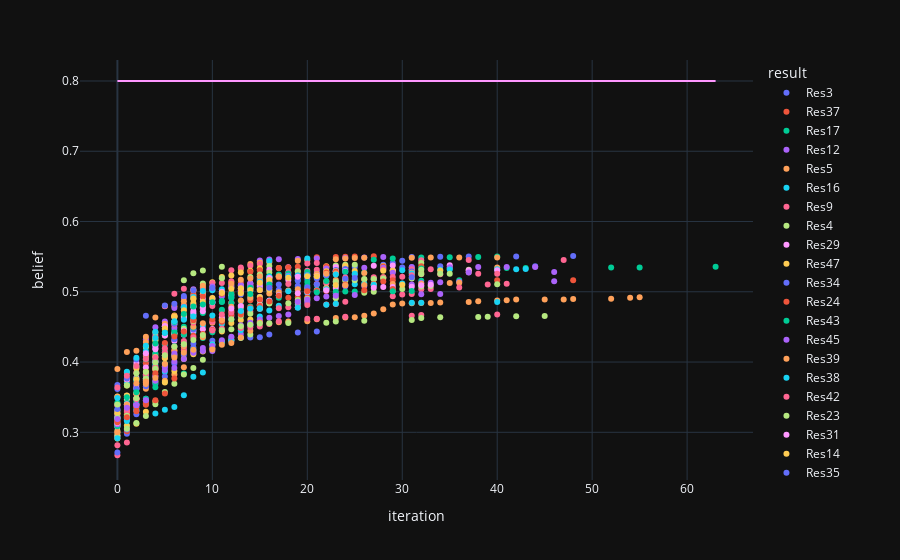

Source (notebook cell):
### Code cell
belief_evol = []
did_not_converge = 0
total = 0
for i, r in enumerate(results):
    for t in r.trajectory:
        total += 1
        belief = r.trajectory[t]['final_belief']
        if np.max(sp.spatial.distance.pdist(belief.reshape(-1,1), metric='euclidean')) > 1e-5:
            did_not_converge += 1

        belief_evol.append({'belief': np.mean(belief), 'result': f'Res{i}', 'iteration': t})

print('Did not converge share:', did_not_converge / total)
belief_evol = pd.DataFrame(belief_evol).sort_values('belief', ascending=False)
fig = px.scatter(belief_evol, x='iteration', y='belief', color='result', render_mode='svg')
fig.add_trace(go.Scatter(x=[0, belief_evol['iteration'].max()], y=[correct_belief, correct_belief], mode='lines', name='Correct belief'))
fig.show()

### Figure 1 — Plotly figure (JSON) as saved in the notebook; plotly's stock layout.template omitted (floating-point values rounded to 4 significant figures)
{"data": [{"hovertemplate": "result=Res3<br>iteration=%{x}<br>belief=%{y}<extra></extra>", "legendgroup": "Res3", "marker": {"color": "#636efa", "symbol": "circle"}, "mode": "markers", "name": "Res3", "orientation": "v", "showlegend": true, "x": [48, 42, 37, 34, 31, 30, 29, 28, 25, 24, 23, 22, 21, 19, 16, 15, 14, 13, 12, 10, 8, 5, 4, 0], "xaxis": "x", "y": [0.5508, 0.5502, 0.5501, 0.5497, 0.5495, 0.5442, 0.5408, 0.5386, 0.5353, 0.5331, 0.5301, 0.5268, 0.4436, 0.442, 0.4393, 0.4354, 0.4349, 0.4348, 0.4348, 0.4302, 0.4262, 0.4252, 0.4007, 0.3617], "yaxis": "y", "type": "scatter"}, {"hovertemplate": "result=Res37<br>iteration=%{x}<br>belief=%{y}<extra></extra>", "legendgroup": "Res37", "marker": {"color": "#EF553B", "symbol": "circle"}, "mode": "markers", "name": "Res37", "orientation": "v", "showlegend": true, "x": [27, 25, 24, 23, 21, 16, 15, 14, 12, 11, 8, 7, 6, 4, 2, 1, 0], "xaxis": "x", "y": [0.5504, 0.5501, 0.5497, 0.5494, 0.5491, 0.5084, 0.5028, 0.496, 0.4845, 0.4732, 0.4648, 0.4431, 0.4154, 0.3888, 0.3479, 0.3277, 0.309], "yaxis": "y", "type": "scatter"}, {"hovertemplate": "result=Res17<br>iteration=%{x}<br>belief=%{y}<extra></extra>", "legendgroup": "Res17", "marker": {"color": "#00cc96", "symbol": "circle"}, "mode": "markers", "name": "Res17", "orientation": "v", "showlegend": true, "x": [40, 38, 35, 32, 29, 27, 26, 23, 22, 21, 20, 19, 17, 16, 14, 8, 7, 6, 4, 3, 2, 1, 0], "xaxis": "x", "y": [0.5501, 0.5495, 0.549, 0.5489, 0.5475, 0.5456, 0.5273, 0.5253, 0.5236, 0.5098, 0.5091, 0.506, 0.4914, 0.4859, 0.4792, 0.4624, 0.4502, 0.4453, 0.4092, 0.34, 0.3306, 0.3096, 0.2991], "yaxis": "y", "type": "scatter"}, {"hovertemplate": "result=Res12<br>iteration=%{x}<br>belief=%{y}<extra></extra>", "legendgroup": "Res12", "marker": {"color": "#ab63fa", "symbol": "circle"}, "mode": "markers", "name": "Res12", "orientation": "v", "showlegend": true, "x": [28, 26, 24, 21, 19, 17, 16, 15, 14, 13, 11, 10, 9, 8, 7, 6, 4, 3, 2, 1, 0], "xaxis": "x", "y": [0.5494, 0.5489, 0.5482, 0.5474, 0.5468, 0.5462, 0.5459, 0.5446, 0.507, 0.5018, 0.4931, 0.4894, 0.4814, 0.4798, 0.4615, 0.4487, 0.4387, 0.4326, 0.3925, 0.3522, 0.3074], "yaxis": "y", "type": "scatter"}, {"hovertemplate": "result=Res5<br>iteration=%{x}<br>belief=%{y}<extra></extra>", "legendgroup": "Res5", "marker": {"color": "#FFA15A", "symbol": "circle"}, "mode": "markers", "name": "Res5", "orientation": "v", "showlegend": true, "x": [40, 36, 33, 31, 26, 25, 24, 23, 20, 19, 16, 15, 14, 13, 12, 10, 9, 8, 7, 6, 4, 3, 2, 1, 0], "xaxis": "x", "y": [0.5488, 0.5487, 0.5487, 0.5486, 0.5485, 0.5482, 0.5475, 0.5465, 0.5448, 0.5442, 0.542, 0.5415, 0.5395, 0.5323, 0.5067, 0.5033, 0.496, 0.496, 0.481, 0.4794, 0.4635, 0.4361, 0.4161, 0.3851, 0.3406], "yaxis": "y", "type": "scatter"}, {"hovertemplate": "result=Res16<br>iteration=%{x}<br>belief=%{y}<extra></extra>", "legendgroup": "Res16", "marker": {"color": "#19d3f3", "symbol": "circle"}, "mode": "markers", "name": "Res16", "orientation": "v", "showlegend": true, "x": [20, 16, 15, 13, 12, 10, 9, 8, 6, 5, 1, 0], "xaxis": "x", "y": [0.5475, 0.5438, 0.5168, 0.5087, 0.4941, 0.4856, 0.4774, 0.4676, 0.4543, 0.3863, 0.374, 0.3199], "yaxis": "y", "type": "scatter"}, {"hovertemplate": "result=Res9<br>iteration=%{x}<br>belief=%{y}<extra></extra>", "legendgroup": "Res9", "marker": {"color": "#FF6692", "symbol": "circle"}, "mode": "markers", "name": "Res9", "orientation": "v", "showlegend": true, "x": [47, 37, 32, 21, 20, 15, 14, 13, 12, 11, 9, 8, 7, 6, 5, 4, 3, 2, 1, 0], "xaxis": "x", "y": [0.5453, 0.5452, 0.5449, 0.5409, 0.5404, 0.5394, 0.537, 0.5346, 0.5307, 0.4975, 0.4964, 0.4942, 0.4796, 0.4536, 0.4524, 0.4361, 0.3713, 0.3406, 0.2855, 0.2673], "yaxis": "y", "type": "scatter"}, {"hovertemplate": "result=Res4<br>iteration=%{x}<br>belief=%{y}<extra></extra>", "legendgroup": "Res4", "marker": {"color": "#B6E880", "symbol": "circle"}, "mode": "markers", "name": "Res4", "orientation": "v", "showlegend": true, "x": [32, 25, 24, 23, 16, 11, 9, 8, 7, 5, 4, 3, 2, 1, 0], "xaxis": "x", "y": [0.541, 0.5384, 0.5384, 0.5374, 0.5369, 0.5357, 0.5302, 0.5265, 0.5165, 0.4796, 0.4423, 0.4219, 0.3948, 0.3518, 0.3021], "yaxis": "y", "type": "scatter"}, {"hovertemplate": "result=Res29<br>iteration=%{x}<br>belief=%{y}<extra></extra>", "legendgroup": "Res29", "marker": {"color": "#FF97FF", "symbol": "circle"}, "mode": "markers", "name": "Res29", "orientation": "v", "showlegend": true, "x": [35, 29, 27, 24, 23, 22, 18, 16, 15, 14, 12, 10, 9, 8, 7, 6, 5, 4, 3, 2, 1, 0], "xaxis": "x", "y": [0.5376, 0.5376, 0.5371, 0.5357, 0.5354, 0.5353, 0.5349, 0.5315, 0.5216, 0.512, 0.4959, 0.4904, 0.49, 0.4785, 0.4388, 0.4301, 0.4073, 0.4005, 0.3741, 0.3482, 0.3395, 0.3105], "yaxis": "y", "type": "scatter"}, {"hovertemplate": "result=Res47<br>iteration=%{x}<br>belief=%{y}<extra></extra>", "legendgroup": "Res47", "marker": {"color": "#FECB52", "symbol": "circle"}, "mode": "markers", "name": "Res47", "orientation": "v", "showlegend": true, "x": [28, 24, 22, 17, 15, 14, 13, 12, 11, 10, 9, 8, 7, 6, 5, 4, 3, 2, 1, 0], "xaxis": "x", "y": [0.5368, 0.5366, 0.5363, 0.5339, 0.5335, 0.5299, 0.5274, 0.5232, 0.5211, 0.5136, 0.5, 0.4897, 0.4781, 0.4664, 0.4469, 0.4308, 0.4087, 0.3474, 0.3258, 0.3094], "yaxis": "y", "type": "scatter"}, {"hovertemplate": "result=Res34<br>iteration=%{x}<br>belief=%{y}<extra></extra>", "legendgroup": "Res34", "marker": {"color": "#636efa", "symbol": "circle"}, "mode": "markers", "name": "Res34", "orientation": "v", "showlegend": true, "x": [44, 34, 31, 30, 28, 24, 23, 22, 21, 20, 17, 16, 15, 14, 13, 11, 8, 7, 6, 5, 4, 3, 2, 1, 0], "xaxis": "x", "y": [0.5364, 0.5363, 0.5354, 0.5346, 0.5334, 0.5325, 0.5309, 0.5293, 0.5281, 0.5261, 0.5028, 0.5026, 0.4929, 0.4902, 0.4722, 0.4617, 0.4208, 0.4101, 0.3979, 0.3793, 0.3688, 0.3479, 0.3257, 0.2981, 0.2941], "yaxis": "y", "type": "scatter"}, {"hovertemplate": "result=Res24<br>iteration=%{x}<br>belief=%{y}<extra></extra>", "legendgroup": "Res24", "marker": {"color": "#EF553B", "symbol": "circle"}, "mode": "markers", "name": "Res24", "orientation": "v", "showlegend": true, "x": [32, 28, 22, 19, 18, 17, 15, 14, 13, 12, 10, 9, 8, 7, 6, 5, 4, 3, 2, 1, 0], "xaxis": "x", "y": [0.5362, 0.5361, 0.5359, 0.5356, 0.5345, 0.534, 0.5308, 0.5286, 0.5133, 0.5132, 0.5082, 0.5065, 0.5004, 0.4632, 0.4409, 0.4163, 0.3803, 0.343, 0.3357, 0.3015, 0.3002], "yaxis": "y", "type": "scatter"}, {"hovertemplate": "result=Res43<br>iteration=%{x}<br>belief=%{y}<extra></extra>", "legendgroup": "Res43", "marker": {"color": "#00cc96", "symbol": "circle"}, "mode": "markers", "name": "Res43", "orientation": "v", "showlegend": true, "x": [63, 55, 52, 43, 41, 35, 32, 31, 23, 22, 21, 19, 15, 14, 13, 11, 10, 9, 8, 7, 5, 4, 2, 1, 0], "xaxis": "x", "y": [0.5355, 0.5347, 0.5345, 0.5338, 0.5338, 0.5333, 0.5331, 0.5299, 0.5285, 0.523, 0.5218, 0.5161, 0.5155, 0.4929, 0.4772, 0.4599, 0.4425, 0.4342, 0.4174, 0.3839, 0.3721, 0.3641, 0.3327, 0.3214, 0.3088], "yaxis": "y", "type": "scatter"}, {"hovertemplate": "result=Res45<br>iteration=%{x}<br>belief=%{y}<extra></extra>", "legendgroup": "Res45", "marker": {"color": "#ab63fa", "symbol": "circle"}, "mode": "markers", "name": "Res45", "orientation": "v", "showlegend": true, "x": [44, 41, 38, 35, 31, 28, 26, 22, 20, 19, 17, 16, 15, 14, 13, 12, 11, 10, 8, 7, 6, 5, 4, 3, 2, 1, 0], "xaxis": "x", "y": [0.5353, 0.5353, 0.5351, 0.535, 0.5348, 0.5343, 0.5341, 0.5331, 0.5249, 0.5232, 0.5232, 0.5213, 0.5191, 0.5101, 0.5087, 0.506, 0.4963, 0.485, 0.466, 0.4187, 0.4008, 0.3942, 0.3925, 0.377, 0.3665, 0.3374, 0.3218], "yaxis": "y", "type": "scatter"}, {"hovertemplate": "result=Res39<br>iteration=%{x}<br>belief=%{y}<extra></extra>", "legendgroup": "Res39", "marker": {"color": "#FFA15A", "symbol": "circle"}, "mode": "markers", "name": "Res39", "orientation": "v", "showlegend": true, "x": [40, 37, 32, 28, 27, 26, 24, 23, 22, 16, 15, 14, 13, 12, 11, 10, 9, 8, 7, 6, 5, 4, 3, 2, 1, 0], "xaxis": "x", "y": [0.5344, 0.5277, 0.5272, 0.5206, 0.5179, 0.5176, 0.5175, 0.5169, 0.5149, 0.5129, 0.5107, 0.5082, 0.4782, 0.4727, 0.4598, 0.4458, 0.4352, 0.4143, 0.3925, 0.3822, 0.3734, 0.3719, 0.362, 0.3549, 0.3317, 0.3163], "yaxis": "y", "type": "scatter"}, {"hovertemplate": "result=Res38<br>iteration=%{x}<br>belief=%{y}<extra></extra>", "legendgroup": "Res38", "marker": {"color": "#19d3f3", "symbol": "circle"}, "mode": "markers", "name": "Res38", "orientation": "v", "showlegend": true, "x": [43, 42, 40, 35, 34, 31, 30, 27, 26, 25, 24, 23, 22, 21, 20, 19, 17, 16, 15, 12, 11, 9, 8, 7, 5, 4, 3, 2, 1, 0], "xaxis": "x", "y": [0.5324, 0.5321, 0.5319, 0.5317, 0.5314, 0.5309, 0.5305, 0.5187, 0.5116, 0.5107, 0.5095, 0.5084, 0.5043, 0.5027, 0.4984, 0.4818, 0.4802, 0.4734, 0.4649, 0.4605, 0.454, 0.4515, 0.4424, 0.4285, 0.4096, 0.3959, 0.3761, 0.3616, 0.3225, 0.3118], "yaxis": "y", "type": "scatter"}, {"hovertemplate": "result=Res42<br>iteration=%{x}<br>belief=%{y}<extra></extra>", "legendgroup": "Res42", "marker": {"color": "#FF6692", "symbol": "circle"}, "mode": "markers", "name": "Res42", "orientation": "v", "showlegend": true, "x": [33, 31, 28, 21, 20, 19, 18, 17, 16, 15, 12, 11, 10, 9, 7, 6, 5, 4, 3, 2, 0], "xaxis": "x", "y": [0.532, 0.5319, 0.5316, 0.5315, 0.5301, 0.5297, 0.5277, 0.5212, 0.5208, 0.5168, 0.5149, 0.5125, 0.5124, 0.5044, 0.5043, 0.4973, 0.4794, 0.4198, 0.4105, 0.3853, 0.3253], "yaxis": "y", "type": "scatter"}, {"hovertemplate": "result=Res23<br>iteration=%{x}<br>belief=%{y}<extra></extra>", "legendgroup": "Res23", "marker": {"color": "#B6E880", "symbol": "circle"}, "mode": "markers", "name": "Res23", "orientation": "v", "showlegend": true, "x": [37, 32, 29, 23, 19, 16, 15, 14, 11, 9, 8, 7, 6, 5, 4, 3, 2, 1, 0], "xaxis": "x", "y": [0.5314, 0.5312, 0.5299, 0.5294, 0.529, 0.5274, 0.5244, 0.521, 0.5192, 0.5119, 0.4789, 0.4474, 0.4393, 0.4377, 0.4319, 0.4218, 0.3555, 0.347, 0.327], "yaxis": "y", "type": "scatter"}, {"hovertemplate": "result=Res31<br>iteration=%{x}<br>belief=%{y}<extra></extra>", "legendgroup": "Res31", "marker": {"color": "#FF97FF", "symbol": "circle"}, "mode": "markers", "name": "Res31", "orientation": "v", "showlegend": true, "x": [40, 37, 29, 24, 23, 22, 21, 18, 16, 15, 14, 13, 12, 11, 10, 9, 8, 7, 6, 5, 4, 3, 2, 1, 0], "xaxis": "x", "y": [0.5308, 0.5305, 0.5303, 0.5295, 0.5288, 0.5243, 0.5207, 0.5167, 0.5143, 0.4881, 0.4764, 0.4702, 0.4654, 0.4634, 0.4471, 0.4467, 0.445, 0.4446, 0.4409, 0.4377, 0.4234, 0.3803, 0.3775, 0.3493, 0.3386], "yaxis": "y", "type": "scatter"}, {"hovertemplate": "result=Res14<br>iteration=%{x}<br>belief=%{y}<extra></extra>", "legendgroup": "Res14", "marker": {"color": "#FECB52", "symbol": "circle"}, "mode": "markers", "name": "Res14", "orientation": "v", "showlegend": true, "x": [34, 29, 28, 25, 22, 21, 20, 17, 16, 15, 14, 13, 12, 11, 10, 9, 8, 7, 6, 5, 4, 3, 2, 1, 0], "xaxis": "x", "y": [0.5303, 0.5301, 0.5299, 0.5296, 0.5291, 0.5254, 0.5223, 0.522, 0.5199, 0.4925, 0.4607, 0.4598, 0.4555, 0.4435, 0.4197, 0.4149, 0.4111, 0.4044, 0.3871, 0.3709, 0.344, 0.3294, 0.3121, 0.3092, 0.2913], "yaxis": "y", "type": "scatter"}, {"hovertemplate": "result=Res35<br>iteration=%{x}<br>belief=%{y}<extra></extra>", "legendgroup": "Res35", "marker": {"color": "#636efa", "symbol": "circle"}, "mode": "markers", "name": "Res35", "orientation": "v", "showlegend": true, "x": [31, 24, 22, 21, 20, 19, 17, 16, 15, 14, 12, 11, 10, 8, 7, 6, 5, 4, 3, 2, 1, 0], "xaxis": "x", "y": [0.5287, 0.5281, 0.5235, 0.5188, 0.5181, 0.5161, 0.5103, 0.5099, 0.5089, 0.5077, 0.4915, 0.486, 0.4841, 0.4811, 0.4783, 0.4546, 0.4507, 0.4204, 0.3978, 0.3314, 0.3039, 0.2712], "yaxis": "y", "type": "scatter"}, {"hovertemplate": "result=Res28<br>iteration=%{x}<br>belief=%{y}<extra></extra>", "legendgroup": "Res28", "marker": {"color": "#EF553B", "symbol": "circle"}, "mode": "markers", "name": "Res28", "orientation": "v", "showlegend": true, "x": [23, 22, 18, 17, 16, 15, 14, 13, 12, 11, 9, 8, 7, 6, 5, 4, 3, 1, 0], "xaxis": "x", "y": [0.5287, 0.5275, 0.5251, 0.5207, 0.5182, 0.5051, 0.5041, 0.502, 0.4992, 0.4973, 0.4934, 0.4818, 0.4761, 0.4654, 0.4506, 0.4116, 0.3984, 0.3734, 0.339], "yaxis": "y", "type": "scatter"}, {"hovertemplate": "result=Res30<br>iteration=%{x}<br>belief=%{y}<extra></extra>", "legendgroup": "Res30", "marker": {"color": "#00cc96", "symbol": "circle"}, "mode": "markers", "name": "Res30", "orientation": "v", "showlegend": true, "x": [24, 20, 18, 17, 16, 15, 14, 13, 12, 11, 9, 8, 7, 6, 5, 4, 3, 2, 1, 0], "xaxis": "x", "y": [0.5287, 0.5283, 0.526, 0.5247, 0.5221, 0.5211, 0.5014, 0.4992, 0.4973, 0.4867, 0.4777, 0.4683, 0.4651, 0.4421, 0.4258, 0.4125, 0.3807, 0.3759, 0.3419, 0.3317], "yaxis": "y", "type": "scatter"}, {"hovertemplate": "result=Res1<br>iteration=%{x}<br>belief=%{y}<extra></extra>", "legendgroup": "Res1", "marker": {"color": "#ab63fa", "symbol": "circle"}, "mode": "markers", "name": "Res1", "orientation": "v", "showlegend": true, "x": [46, 37, 29, 25, 21, 20, 19, 18, 16, 14, 13, 12, 10, 8, 7, 6, 5, 4, 3, 2, 0], "xaxis": "x", "y": [0.528, 0.5276, 0.5271, 0.5246, 0.5245, 0.5235, 0.5231, 0.5229, 0.5142, 0.5119, 0.5098, 0.5092, 0.5075, 0.5035, 0.4917, 0.4771, 0.4578, 0.4494, 0.382, 0.3401, 0.3217], "yaxis": "y", "type": "scatter"}, {"hovertemplate": "result=Res33<br>iteration=%{x}<br>belief=%{y}<extra></extra>", "legendgroup": "Res33", "marker": {"color": "#FFA15A", "symbol": "circle"}, "mode": "markers", "name": "Res33", "orientation": "v", "showlegend": true, "x": [31, 26, 23, 22, 21, 17, 15, 14, 13, 12, 9, 8, 7, 6, 5, 4, 3, 1, 0], "xaxis": "x", "y": [0.527, 0.5268, 0.5261, 0.5257, 0.525, 0.5222, 0.5218, 0.5189, 0.5171, 0.5116, 0.5085, 0.502, 0.4867, 0.4643, 0.4546, 0.4345, 0.4286, 0.4144, 0.3902], "yaxis": "y", "type": "scatter"}, {"hovertemplate": "result=Res0<br>iteration=%{x}<br>belief=%{y}<extra></extra>", "legendgroup": "Res0", "marker": {"color": "#19d3f3", "symbol": "circle"}, "mode": "markers", "name": "Res0", "orientation": "v", "showlegend": true, "x": [31, 25, 23, 20, 19, 18, 16, 15, 14, 11, 10, 9, 8, 7, 6, 4, 3, 2, 1, 0], "xaxis": "x", "y": [0.5261, 0.5258, 0.5247, 0.5231, 0.523, 0.5217, 0.5214, 0.5143, 0.5049, 0.5036, 0.5023, 0.5011, 0.4926, 0.478, 0.4574, 0.4433, 0.4157, 0.3733, 0.3689, 0.3196], "yaxis": "y", "type": "scatter"}, {"hovertemplate": "result=Res40<br>iteration=%{x}<br>belief=%{y}<extra></extra>", "legendgroup": "Res40", "marker": {"color": "#FF6692", "symbol": "circle"}, "mode": "markers", "name": "Res40", "orientation": "v", "showlegend": true, "x": [40, 38, 34, 32, 31, 30, 29, 28, 27, 24, 23, 22, 21, 18, 16, 15, 13, 12, 10, 9, 8, 7, 6, 5, 4, 3, 2, 1, 0], "xaxis": "x", "y": [0.5257, 0.5256, 0.5251, 0.5249, 0.5235, 0.5215, 0.521, 0.5208, 0.5207, 0.5202, 0.5141, 0.5121, 0.5113, 0.511, 0.5059, 0.5024, 0.5004, 0.484, 0.4798, 0.4765, 0.46, 0.4163, 0.409, 0.4062, 0.3931, 0.3754, 0.3549, 0.32, 0.2959], "yaxis": "y", "type": "scatter"}, {"hovertemplate": "result=Res36<br>iteration=%{x}<br>belief=%{y}<extra></extra>", "legendgroup": "Res36", "marker": {"color": "#B6E880", "symbol": "circle"}, "mode": "markers", "name": "Res36", "orientation": "v", "showlegend": true, "x": [35, 34, 32, 31, 28, 27, 26, 25, 24, 23, 22, 20, 19, 16, 15, 14, 13, 12, 11, 10, 9, 8, 7, 6, 5, 4, 3, 2, 1, 0], "xaxis": "x", "y": [0.5256, 0.5255, 0.5254, 0.519, 0.5188, 0.5183, 0.5181, 0.5163, 0.5155, 0.5143, 0.5055, 0.4871, 0.4849, 0.4839, 0.4824, 0.4394, 0.4344, 0.4319, 0.4288, 0.4249, 0.4031, 0.3917, 0.3822, 0.369, 0.3572, 0.34, 0.3233, 0.3132, 0.3052, 0.295], "yaxis": "y", "type": "scatter"}, {"hovertemplate": "result=Res11<br>iteration=%{x}<br>belief=%{y}<extra></extra>", "legendgroup": "Res11", "marker": {"color": "#FF97FF", "symbol": "circle"}, "mode": "markers", "name": "Res11", "orientation": "v", "showlegend": true, "x": [21, 19, 16, 15, 13, 11, 10, 9, 8, 7, 5, 4, 3, 2, 1, 0], "xaxis": "x", "y": [0.5225, 0.5214, 0.5197, 0.5075, 0.5048, 0.5002, 0.4849, 0.4786, 0.4725, 0.4632, 0.4511, 0.4241, 0.3922, 0.363, 0.34, 0.3305], "yaxis": "y", "type": "scatter"}, {"hovertemplate": "result=Res18<br>iteration=%{x}<br>belief=%{y}<extra></extra>", "legendgroup": "Res18", "marker": {"color": "#FECB52", "symbol": "circle"}, "mode": "markers", "name": "Res18", "orientation": "v", "showlegend": true, "x": [21, 20, 18, 16, 15, 14, 13, 12, 11, 9, 8, 7, 6, 5, 4, 3, 2, 1, 0], "xaxis": "x", "y": [0.5222, 0.5219, 0.5199, 0.5166, 0.5129, 0.5051, 0.5051, 0.5044, 0.4984, 0.4857, 0.4839, 0.4738, 0.4651, 0.4052, 0.4022, 0.3861, 0.3754, 0.3523, 0.3276], "yaxis": "y", "type": "scatter"}, {"hovertemplate": "result=Res44<br>iteration=%{x}<br>belief=%{y}<extra></extra>", "legendgroup": "Res44", "marker": {"color": "#636efa", "symbol": "circle"}, "mode": "markers", "name": "Res44", "orientation": "v", "showlegend": true, "x": [31, 25, 24, 21, 19, 15, 14, 13, 8, 6, 5, 4, 3, 2, 0], "xaxis": "x", "y": [0.5206, 0.5197, 0.5185, 0.5107, 0.5087, 0.5032, 0.5016, 0.4963, 0.4465, 0.4325, 0.4137, 0.4011, 0.3656, 0.362, 0.333], "yaxis": "y", "type": "scatter"}, {"hovertemplate": "result=Res41<br>iteration=%{x}<br>belief=%{y}<extra></extra>", "legendgroup": "Res41", "marker": {"color": "#EF553B", "symbol": "circle"}, "mode": "markers", "name": "Res41", "orientation": "v", "showlegend": true, "x": [48, 40, 29, 28, 27, 24, 22, 20, 19, 18, 15, 14, 13, 12, 11, 10, 9, 8, 7, 6, 5, 4, 3, 2, 1, 0], "xaxis": "x", "y": [0.5164, 0.5164, 0.5162, 0.5147, 0.5112, 0.5102, 0.5011, 0.4923, 0.4921, 0.4915, 0.4891, 0.4881, 0.4804, 0.4678, 0.4573, 0.4458, 0.4398, 0.4373, 0.422, 0.3766, 0.3554, 0.3458, 0.3391, 0.3364, 0.3274, 0.3169], "yaxis": "y", "type": "scatter"}, {"hovertemplate": "result=Res15<br>iteration=%{x}<br>belief=%{y}<extra></extra>", "legendgroup": "Res15", "marker": {"color": "#00cc96", "symbol": "circle"}, "mode": "markers", "name": "Res15", "orientation": "v", "showlegend": true, "x": [36, 32, 22, 20, 16, 14, 13, 12, 11, 9, 8, 7, 6, 5, 4, 3, 2, 1, 0], "xaxis": "x", "y": [0.5164, 0.5155, 0.5154, 0.5139, 0.5102, 0.5058, 0.4864, 0.484, 0.4744, 0.4697, 0.4492, 0.4392, 0.4225, 0.4144, 0.3709, 0.3478, 0.344, 0.3226, 0.3105], "yaxis": "y", "type": "scatter"}, {"hovertemplate": "result=Res2<br>iteration=%{x}<br>belief=%{y}<extra></extra>", "legendgroup": "Res2", "marker": {"color": "#ab63fa", "symbol": "circle"}, "mode": "markers", "name": "Res2", "orientation": "v", "showlegend": true, "x": [46, 36, 34, 33, 32, 31, 27, 26, 24, 23, 21, 20, 19, 17, 16, 15, 14, 13, 12, 10, 9, 8, 7, 6, 5, 4, 3, 2, 1, 0], "xaxis": "x", "y": [0.5149, 0.5142, 0.5136, 0.5128, 0.5124, 0.5105, 0.5094, 0.5082, 0.5079, 0.4977, 0.4907, 0.4843, 0.478, 0.4655, 0.4631, 0.4578, 0.4561, 0.4399, 0.4298, 0.4158, 0.4156, 0.4134, 0.4045, 0.3915, 0.3886, 0.3798, 0.3452, 0.3384, 0.3173, 0.3114], "yaxis": "y", "type": "scatter"}, {"hovertemplate": "result=Res25<br>iteration=%{x}<br>belief=%{y}<extra></extra>", "legendgroup": "Res25", "marker": {"color": "#FFA15A", "symbol": "circle"}, "mode": "markers", "name": "Res25", "orientation": "v", "showlegend": true, "x": [36, 35, 32, 29, 27, 26, 24, 22, 19, 18, 17, 16, 14, 13, 12, 11, 10, 9, 8, 7, 6, 5, 4, 3, 2, 1, 0], "xaxis": "x", "y": [0.5129, 0.5126, 0.5115, 0.511, 0.5104, 0.5097, 0.5095, 0.5051, 0.5035, 0.5017, 0.4993, 0.4977, 0.4914, 0.4875, 0.4789, 0.4596, 0.4561, 0.4551, 0.4502, 0.4224, 0.4167, 0.4096, 0.3901, 0.3686, 0.3554, 0.3393, 0.3], "yaxis": "y", "type": "scatter"}, {"hovertemplate": "result=Res46<br>iteration=%{x}<br>belief=%{y}<extra></extra>", "legendgroup": "Res46", "marker": {"color": "#19d3f3", "symbol": "circle"}, "mode": "markers", "name": "Res46", "orientation": "v", "showlegend": true, "x": [30, 27, 23, 22, 18, 17, 16, 15, 14, 13, 12, 11, 10, 9, 8, 7, 6, 5, 4, 1, 0], "xaxis": "x", "y": [0.5118, 0.5101, 0.5093, 0.5037, 0.5007, 0.4949, 0.4876, 0.4755, 0.4523, 0.4452, 0.4307, 0.4289, 0.4251, 0.3852, 0.379, 0.3526, 0.3362, 0.3321, 0.3269, 0.316, 0.2917], "yaxis": "y", "type": "scatter"}, {"hovertemplate": "result=Res26<br>iteration=%{x}<br>belief=%{y}<extra></extra>", "legendgroup": "Res26", "marker": {"color": "#FF6692", "symbol": "circle"}, "mode": "markers", "name": "Res26", "orientation": "v", "showlegend": true, "x": [41, 39, 36, 33, 32, 31, 30, 29, 24, 23, 22, 20, 19, 18, 17, 15, 14, 13, 12, 11, 10, 8, 7, 5, 4, 3, 2, 1, 0], "xaxis": "x", "y": [0.5114, 0.5105, 0.506, 0.5041, 0.5036, 0.4969, 0.4961, 0.4938, 0.4857, 0.4826, 0.4819, 0.4813, 0.4781, 0.4779, 0.4766, 0.4764, 0.4719, 0.4713, 0.4704, 0.4676, 0.4574, 0.4561, 0.4301, 0.4131, 0.3902, 0.3826, 0.3471, 0.33, 0.2815], "yaxis": "y", "type": "scatter"}, {"hovertemplate": "result=Res19<br>iteration=%{x}<br>belief=%{y}<extra></extra>", "legendgroup": "Res19", "marker": {"color": "#B6E880", "symbol": "circle"}, "mode": "markers", "name": "Res19", "orientation": "v", "showlegend": true, "x": [40, 33, 32, 30, 29, 27, 26, 23, 20, 19, 18, 16, 15, 14, 13, 12, 8, 7, 6, 5, 4, 3, 2, 1, 0], "xaxis": "x", "y": [0.5108, 0.5082, 0.5076, 0.5041, 0.5012, 0.5, 0.4986, 0.4909, 0.4899, 0.4882, 0.4838, 0.4835, 0.4771, 0.4687, 0.4657, 0.4609, 0.4583, 0.4251, 0.4101, 0.3977, 0.3903, 0.3765, 0.3486, 0.3237, 0.3207], "yaxis": "y", "type": "scatter"}, {"hovertemplate": "result=Res21<br>iteration=%{x}<br>belief=%{y}<extra></extra>", "legendgroup": "Res21", "marker": {"color": "#FF97FF", "symbol": "circle"}, "mode": "markers", "name": "Res21", "orientation": "v", "showlegend": true, "x": [33, 32, 31, 29, 28, 27, 23, 22, 21, 20, 19, 17, 16, 15, 13, 12, 9, 8, 7, 6, 5, 4, 3, 2, 1, 0], "xaxis": "x", "y": [0.51, 0.5095, 0.5073, 0.5069, 0.5068, 0.5058, 0.5053, 0.5023, 0.5015, 0.5002, 0.4978, 0.4952, 0.4872, 0.4808, 0.4797, 0.4761, 0.4724, 0.4703, 0.4654, 0.457, 0.4509, 0.4183, 0.4125, 0.3986, 0.3752, 0.3133], "yaxis": "y", "type": "scatter"}, {"hovertemplate": "result=Res7<br>iteration=%{x}<br>belief=%{y}<extra></extra>", "legendgroup": "Res7", "marker": {"color": "#FECB52", "symbol": "circle"}, "mode": "markers", "name": "Res7", "orientation": "v", "showlegend": true, "x": [30, 23, 20, 16, 15, 14, 13, 10, 8, 7, 6, 5, 4, 3, 2, 1, 0], "xaxis": "x", "y": [0.5099, 0.5096, 0.5041, 0.503, 0.5025, 0.5025, 0.4979, 0.491, 0.4905, 0.4678, 0.4641, 0.4479, 0.4072, 0.4044, 0.3909, 0.3668, 0.3511], "yaxis": "y", "type": "scatter"}, {"hovertemplate": "result=Res8<br>iteration=%{x}<br>belief=%{y}<extra></extra>", "legendgroup": "Res8", "marker": {"color": "#636efa", "symbol": "circle"}, "mode": "markers", "name": "Res8", "orientation": "v", "showlegend": true, "x": [20, 16, 10, 8, 7, 6, 5, 3, 2, 1, 0], "xaxis": "x", "y": [0.5065, 0.5056, 0.5055, 0.502, 0.494, 0.483, 0.4804, 0.4659, 0.4037, 0.3767, 0.3672], "yaxis": "y", "type": "scatter"}, {"hovertemplate": "result=Res32<br>iteration=%{x}<br>belief=%{y}<extra></extra>", "legendgroup": "Res32", "marker": {"color": "#EF553B", "symbol": "circle"}, "mode": "markers", "name": "Res32", "orientation": "v", "showlegend": true, "x": [29, 26, 21, 20, 17, 16, 15, 14, 13, 10, 8, 7, 6, 5, 4, 3, 2, 1, 0], "xaxis": "x", "y": [0.5039, 0.502, 0.5018, 0.5007, 0.4942, 0.4862, 0.4801, 0.4781, 0.4676, 0.4611, 0.4596, 0.4435, 0.4363, 0.4272, 0.384, 0.3412, 0.3301, 0.3213, 0.3145], "yaxis": "y", "type": "scatter"}, {"hovertemplate": "result=Res10<br>iteration=%{x}<br>belief=%{y}<extra></extra>", "legendgroup": "Res10", "marker": {"color": "#00cc96", "symbol": "circle"}, "mode": "markers", "name": "Res10", "orientation": "v", "showlegend": true, "x": [31, 29, 25, 24, 23, 21, 14, 12, 11, 10, 9, 8, 7, 6, 5, 4, 3, 2, 1, 0], "xaxis": "x", "y": [0.501, 0.5006, 0.5005, 0.5004, 0.4999, 0.4993, 0.497, 0.4914, 0.4853, 0.485, 0.4818, 0.4791, 0.4683, 0.4572, 0.4416, 0.4264, 0.4041, 0.357, 0.35, 0.3421], "yaxis": "y", "type": "scatter"}, {"hovertemplate": "result=Res20<br>iteration=%{x}<br>belief=%{y}<extra></extra>", "legendgroup": "Res20", "marker": {"color": "#ab63fa", "symbol": "circle"}, "mode": "markers", "name": "Res20", "orientation": "v", "showlegend": true, "x": [34, 32, 25, 23, 22, 20, 19, 18, 15, 14, 13, 12, 11, 10, 9, 8, 6, 5, 4, 3, 2, 1, 0], "xaxis": "x", "y": [0.497, 0.4964, 0.4955, 0.4945, 0.4932, 0.489, 0.4858, 0.4678, 0.4606, 0.4539, 0.4524, 0.4361, 0.4309, 0.4227, 0.4199, 0.4161, 0.4121, 0.393, 0.3733, 0.3457, 0.339, 0.3348, 0.3189], "yaxis": "y", "type": "scatter"}, {"hovertemplate": "result=Res6<br>iteration=%{x}<br>belief=%{y}<extra></extra>", "legendgroup": "Res6", "marker": {"color": "#FFA15A", "symbol": "circle"}, "mode": "markers", "name": "Res6", "orientation": "v", "showlegend": true, "x": [55, 54, 52, 48, 47, 45, 42, 41, 40, 38, 37, 34, 33, 32, 31, 30, 29, 28, 27, 26, 25, 24, 23, 21, 20, 18, 17, 15, 14, 13, 12, 11, 10, 8, 7, 6, 5, 4, 3, 2, 0], "xaxis": "x", "y": [0.4923, 0.4915, 0.4899, 0.4897, 0.4892, 0.4891, 0.489, 0.488, 0.4874, 0.4866, 0.4853, 0.4846, 0.484, 0.4839, 0.4837, 0.4835, 0.4819, 0.4752, 0.4691, 0.4658, 0.4638, 0.4635, 0.4625, 0.4608, 0.4581, 0.4577, 0.4568, 0.4561, 0.4445, 0.4351, 0.4271, 0.4248, 0.4179, 0.4176, 0.4132, 0.4065, 0.3971, 0.3774, 0.3724, 0.3697, 0.3502], "yaxis": "y", "type": "scatter"}, {"hovertemplate": "result=Res22<br>iteration=%{x}<br>belief=%{y}<extra></extra>", "legendgroup": "Res22", "marker": {"color": "#19d3f3", "symbol": "circle"}, "mode": "markers", "name": "Res22", "orientation": "v", "showlegend": true, "x": [40, 32, 31, 23, 22, 19, 15, 14, 13, 10, 8, 7, 6, 5, 4, 3, 2, 1, 0], "xaxis": "x", "y": [0.4854, 0.4845, 0.4844, 0.4829, 0.4817, 0.4773, 0.4767, 0.4763, 0.4725, 0.4661, 0.4649, 0.4604, 0.4581, 0.4417, 0.4344, 0.4232, 0.4061, 0.3862, 0.3489], "yaxis": "y", "type": "scatter"}, {"hovertemplate": "result=Res27<br>iteration=%{x}<br>belief=%{y}<extra></extra>", "legendgroup": "Res27", "marker": {"color": "#FF6692", "symbol": "circle"}, "mode": "markers", "name": "Res27", "orientation": "v", "showlegend": true, "x": [40, 32, 31, 24, 21, 20, 17, 16, 15, 14, 13, 11, 10, 8, 7, 6, 5, 4, 3, 2, 1, 0], "xaxis": "x", "y": [0.4676, 0.467, 0.4657, 0.4644, 0.4617, 0.4616, 0.4582, 0.4541, 0.4507, 0.4497, 0.4486, 0.4476, 0.4448, 0.435, 0.4244, 0.4218, 0.4195, 0.4065, 0.4044, 0.3942, 0.3804, 0.3637], "yaxis": "y", "type": "scatter"}, {"hovertemplate": "result=Res13<br>iteration=%{x}<br>belief=%{y}<extra></extra>", "legendgroup": "Res13", "marker": {"color": "#B6E880", "symbol": "circle"}, "mode": "markers", "name": "Res13", "orientation": "v", "showlegend": true, "x": [45, 42, 39, 38, 34, 32, 31, 26, 23, 22, 18, 16, 15, 14, 13, 12, 11, 9, 8, 7, 6, 5, 4, 3, 2, 1, 0], "xaxis": "x", "y": [0.4655, 0.4652, 0.4646, 0.4641, 0.4637, 0.4629, 0.4598, 0.4588, 0.4578, 0.4558, 0.4557, 0.4554, 0.4549, 0.4531, 0.4511, 0.4466, 0.4454, 0.4385, 0.4314, 0.4255, 0.4218, 0.4097, 0.3994, 0.3859, 0.3842, 0.3667, 0.3395], "yaxis": "y", "type": "scatter"}, {"mode": "lines", "name": "Correct belief", "x": [0, 63], "y": [0.8, 0.8], "type": "scatter"}], "layout": {"xaxis": {"anchor": "y", "domain": [0.0, 1.0], "title": {"text": "iteration"}}, "yaxis": {"anchor": "x", "domain": [0.0, 1.0], "title": {"text": "belief"}}, "legend": {"title": {"text": "result"}, "tracegroupgap": 0}, "margin": {"t": 60}}}
